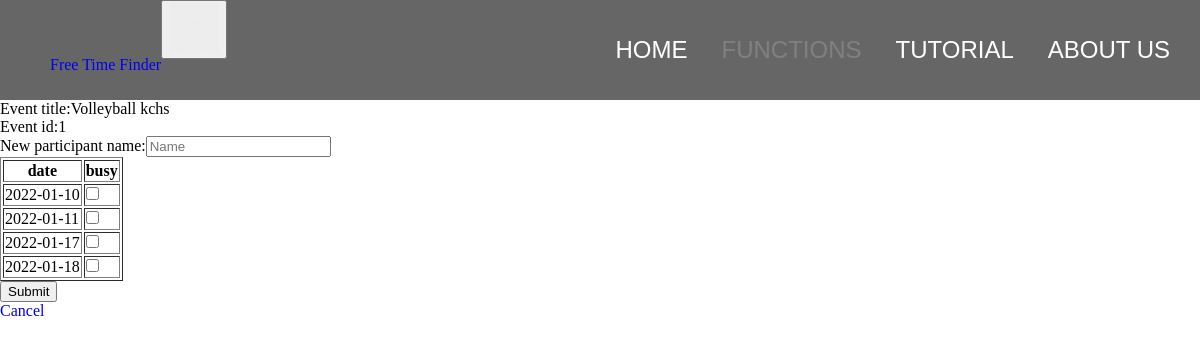
/add_new_participant?event_id=1, run on the app's committed database.
### main.py (models this page shows, shortened)
class Event(db.Model):
    id = db.Column(db.Integer, primary_key=True)
    title = db.Column(db.String(100))
    dates = db.relationship("Date", cascade="all, delete-orphan", backref="event")
    people = db.relationship("Person", cascade="all, delete-orphan", backref="event")

class Date(db.Model):
    id = db.Column(db.Integer, primary_key=True)
    date = db.Column(db.Date)
    event_id = db.Column(db.Integer, db.ForeignKey("event.id"))

### main.py (the view)
@app.route("/add_new_participant", methods=["GET", "POST"])
def add_new_participant():
    event_id = request.args.get("event_id")
    query_event = Event.query.filter_by(id=event_id).first()
    if request.method == "POST":
        new_name = request.form["name"]
        new_person = Person(name=new_name, event=query_event)
        db.session.add(new_person)
        for i in request.form:
            if i != "name":
                busy_date = datetime.datetime.strptime(i, "%Y-%m-%d").date()
                new_busy_date = Busy_date(date=busy_date, person=new_person)
                db.session.add(new_busy_date)
        db.session.commit()
        return render_template("add_new_participant_status.html", status="Success", person=new_person)
    else:
        return render_template("add_new_participant.html", event=query_event)

### templates/add_new_participant.html (shortened to what this page needs)
{% extends "base.html" %}
{% block navright %}
<li><a href="/">Home</a></li>
<li><a href="/functions" class="active">Functions</a></li>
<li><a href="/tutorial">Tutorial</a></li>
<li><a href="/about">About Us</a></li>
{% endblock %}
{% block content %}
<p>Event title:{{event.title}}</p>
<p>Event id:{{event.id}}</p>
<form id = "event_inp" action = "#" method="post">
    <p>New participant name:<input type="text" name="name", placeholder="Name" required></p>
    <table border="1">
        <tr>
            <th>date</th>
            <th>busy</th>
        </tr>
    {% for date in event.dates %}
        <tr>
            <td>{{date.date}}</td>
            <td><input type="checkbox" name="{{date.date}}"></td>
        </tr>
    {% endfor %}
    </table>
    <p id='subm'><input type='submit' value='Submit'></p>
    <a href="/find_event?event_id={{event.id}}"><p>Cancel</p></a>
</form>
{% endblock %}

### static/css/main.css (style rules this page uses)
body { background-color:white; }
* { margin:0px; list-style: none; }
a { text-decoration: none; }
#navright li { display:inline; }
#navright a { color:white; font-size:1.5em; margin-right:30px; text-transform: uppercase; text-decoration: none; transition: color 0.1s; font-family: 'Poppins', sans-serif; }
#navright .active { color:grey; }

### data on the page
Event: title "Volleyball kchs", id "1"
Date: date "2022-01-10"
Date: date "2022-01-11"
Date: date "2022-01-17"
Date: date "2022-01-18"
